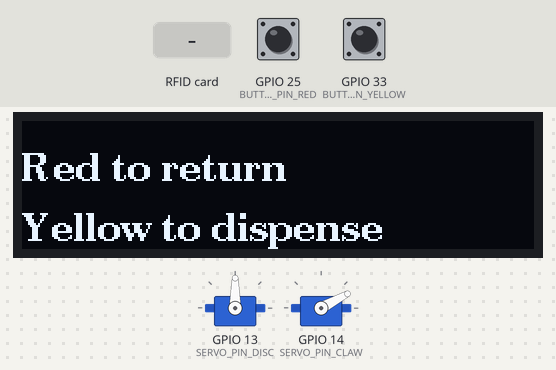
A sketch run on a simulated ESP32. Shown: 2 × servo, 256×64 one-colour display. The test bench sets the inputs (shaded band); at power-on: GPIO 25 (BUTTON_PIN_RED) HIGH, GPIO 33 (BUTTON_PIN_YELLOW) HIGH. WiFi joins after 1.5 s; servers stay silent unless stated; uploads are accepted with an empty reply.

Above: at 2.9 s.
3.0 s: GPIO 25 (BUTTON_PIN_RED) pulled LOW for 0.15 s
At 4.3 s:
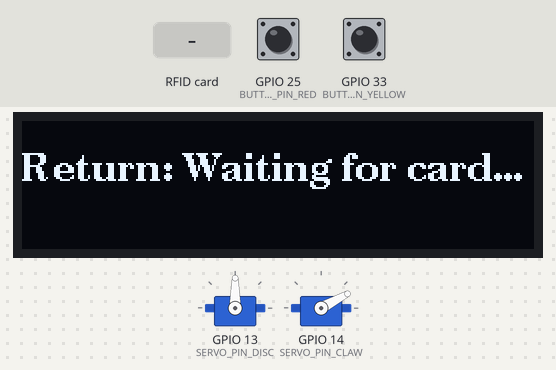
4.6 s: RFID card 5E 7A 19 C4 held to the reader
At 5.0 s:
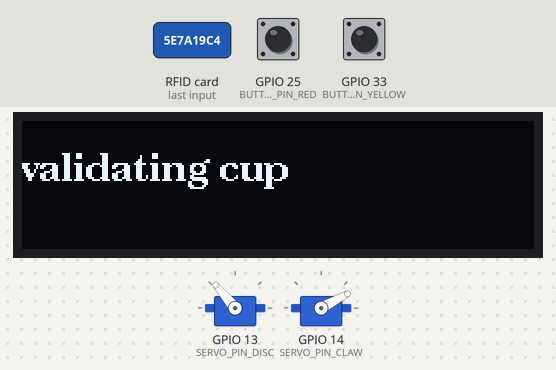
7.6 s: RFID card 5E 7A 19 C4 held to the reader
At 8.2 s:
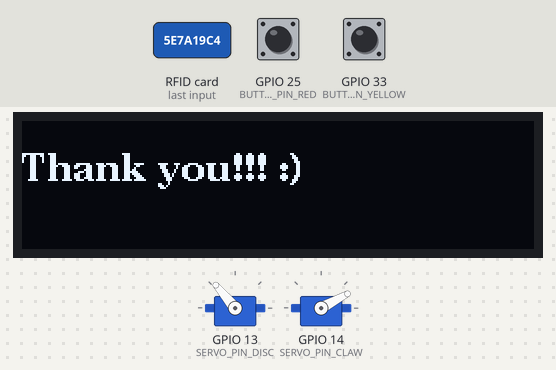
10.6 s: GPIO 33 (BUTTON_PIN_YELLOW) pulled LOW for 3.2 s
At 13.9 s:
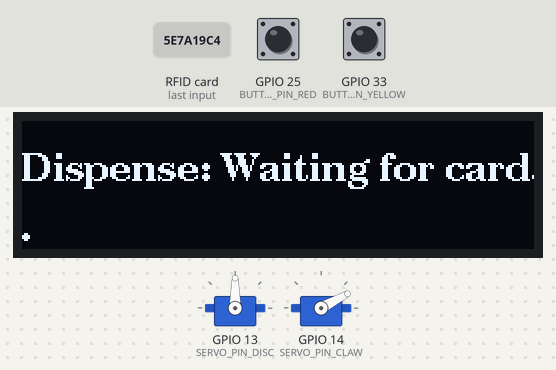
15.3 s: RFID card 5E 7A 19 C4 held to the reader
At 16.4 s:
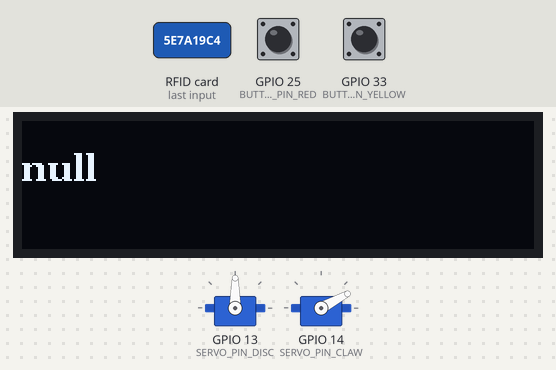
Timing chart, 0 to 18.3 s (numbered marks = the images above; inputs shaded):
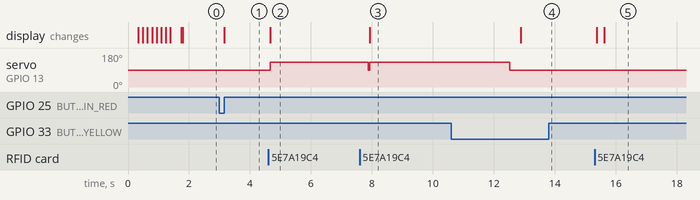

Measured:
- after the input at 3.0 s, the display: changes after 0.16 s (image 1)
- after the input at 4.6 s, servo on GPIO 13 (SERVO_PIN_DISC): 90° → 130° after 0.07 s; the display: first differs from a run without the input after 0.07 s (image 2)
- after the input at 7.6 s, the display: first differs from a run without the input after 0.33 s (image 3)
- after the input at 10.6 s, the display: changes after 2.3 s (image 4)
- after the input at 15.3 s, the display: first changes after 0.07 s (image 5 shows a later state)

The sketch:

HCM_final.ino
```cpp
// libraries
#include <WiFi.h>
#include <HTTPClient.h>
#include <ArduinoJson.h>
#include <U8g2lib.h>
#include <Wire.h>
#include <SPI.h>
#include <MFRC522.h>
#include <ESP32Servo.h>
#include <qrcode.h>

// defining pins
// Button pins
#define BUTTON_PIN_RED       25 //red
#define BUTTON_PIN_YELLOW    33 // yellow

// Motor pins
#define SERVO_PIN_DISC       13   // brown
#define SERVO_PIN_CLAW       14   // blue
#define DISC_SPEED           40   // speed
#define START_POSITION       28   // starting position of claw
#define OPEN_ANGLE           10  // open angle of claw

// RFID reader pins
#define RST_PIN           26
#define SS_PIN_RFID_CARD  32
#define SS_PIN_RFID_CUP   5
#define MISO_PIN          19
#define MOSI_PIN          23
#define SCK_PIN           18

// OLED screen pins:
#define SCL_PIN           22
#define SDA_PIN           21


// location pins
//#define NFC_LOC_PIN
//#define DROPDOWN_LOC_PIN
//#define IN_OUT_LOC_PIN


bool isYellowPressed = false;
bool isRedPressed = false;
unsigned long cardUID = 0; // Store the card UID as an unsigned long

//Wifi network and password
const char* ssid = "Mats-hotspot";
const char* password = "quackquack";

//API end point
char* dispense_api = "https://happycup.iran.liara.run/api/dispense/12345678?uni_id=";
char* return_api = "https://happycup.iran.liara.run/api/return/12345678?uni_id=";


// defining objects
//OLED display
U8G2_SH1122_256X64_F_HW_I2C u8g2(U8G2_R0, /* reset=*/ U8X8_PIN_NONE);
// servo motors
Servo servo_disc;
Servo servo_claw;
// RFID readers
MFRC522 mfrc522_card(SS_PIN_RFID_CARD, RST_PIN);
MFRC522 mfrc522_cup(SS_PIN_RFID_CUP, RST_PIN);

//functions

void displayMessage(String message, int cutoff) {
  u8g2.clearBuffer();
  const char* text = message.c_str();
  u8g2.setCursor(0, 30);
  if (message.length() < cutoff) {
    u8g2.print(message);
    u8g2.sendBuffer();
    return;
  }
  for (int i = 0; i < cutoff; i++) {
    u8g2.print(text[i]);
  }
  u8g2.setCursor(0, 60);
  for (int i = cutoff; i < message.length(); i++) {
    u8g2.print(text[i]);
  }
  u8g2.sendBuffer();
}

void drawSizedPixel(int x, int y, int size) {
  for (int yOff = 0; yOff < size; yOff++) {
    for (int xOff = 0; xOff < size; xOff++) {
      u8g2.drawPixel(x + xOff, y + yOff);
    }
  }
}

void displayQRCode(String text, int xOff, int size) {
  u8g2.clearBuffer();
  QRCode qrcode;

  // Allocate a chunk of memory to store the QR code
  uint8_t qrcodeBytes[qrcode_getBufferSize(3)];


  qrcode_initText(&qrcode, qrcodeBytes, 3, ECC_LOW, text.c_str());
  for (int y = 0; y < qrcode.size; y++) {
    for (int x = 0; x < qrcode.size; x++) {
        if (qrcode_getModule(&qrcode, x, y)) {
          drawSizedPixel(size * x + xOff, size * y, size);
        }
    }
  }
  u8g2.sendBuffer();
}

bool sendRequest(bool return_cup, String user_id, String cup_id) {
  // sending request
  HTTPClient http;
  http.useHTTP10(true);
  String endpoint = "";
  if (return_cup) {
    endpoint = return_api + user_id;
    http.begin(endpoint.c_str());
    http.GET();
    String result = http.getString();
    return true;
  } else {
    endpoint = dispense_api + user_id;
    http.begin(endpoint.c_str());
  }
  http.GET();
  String result = http.getString();
  bool valid = false;
  //convert it to json format
  DynamicJsonDocument doc(2048);
  DeserializationError error = deserializeJson(doc, result);
  String status = doc["status"];
  displayMessage(doc["message"], 28);
  if (status == "success") {
    valid = true;
  } else {
    delay(4000);
    displayQRCode(doc["url"], 0, 2);
    delay(11000);
  }
  delay(4000);

  //I currently don't handle the json stuff. and just return it as a string
  return valid;
}

void setup() {
  // initialise servo motors
  servo_disc.setPeriodHertz(50);
	servo_disc.attach(SERVO_PIN_DISC, 500, 2500);
  servo_claw.setPeriodHertz(50);
	servo_claw.attach(SERVO_PIN_CLAW, 500, 2500);

  //make input pins
  pinMode(BUTTON_PIN_YELLOW, INPUT_PULLUP);
  pinMode(BUTTON_PIN_RED, INPUT_PULLUP);

  // Initialize the display
  u8g2.begin();

  // Set font and size
  u8g2.setFont(u8g2_font_ncenB14_tr);


  // Initialize the MFRC522 reader
  SPI.begin();        // Initialize SPI bus
  mfrc522_card.PCD_Init(); // Initialize MFRC522
  mfrc522_cup.PCD_Init(); // Initialize MFRC522

  Serial.begin(115200);

  //Set up wifi
  WiFi.begin(ssid, password, 6);
  displayMessage("connecting to network", 28);
  while (WiFi.status() != WL_CONNECTED) {
    delay(100);
    u8g2.print(".");
    u8g2.sendBuffer();
  }
  displayMessage("Connected to network", 28);
  servo_claw.write(START_POSITION);
}

String scan_card(MFRC522 mfrc522) {
  String uid = "";
  if (mfrc522.PICC_IsNewCardPresent() && mfrc522.PICC_ReadCardSerial()) {
    for (byte i = 0; i < mfrc522.uid.size; i++) {
      uid += String(mfrc522.uid.uidByte[i], HEX);
    }
    mfrc522.PICC_HaltA(); // Halt the card
  }
  return uid;
}

void release_cup() {
    servo_claw.write(START_POSITION + OPEN_ANGLE);
    delay(400);
    servo_claw.write(START_POSITION);
}

void dispense_sequence() {
  displayMessage("Getting cup...", 28);
  release_cup();
  delay(1000);
  servo_disc.write(90 + DISC_SPEED);
  delay(3600);
  servo_disc.write(90);
  delay(1000);
  servo_disc.write(90 - DISC_SPEED);
  delay(3600);
  servo_disc.write(90);
  displayMessage("Enjoy your cup ;)", 28);
  delay(2000);
}

bool cup_scan() {
  bool loop = true;
  bool is_valid = false;
  unsigned long startTime = millis();
  while (millis() - startTime < 10000) {
    String cup = scan_card(mfrc522_cup);
    if (cup.compareTo("") > 0) {
      //is_valid = sendRequest(true, "1", "1");
      is_valid = true;
      break;
    }
  }
  return is_valid;
}

bool return_sequence() {
  servo_disc.write(90 + DISC_SPEED);
  delay(3200); //waiting for positional switch
  servo_disc.write(90);

  bool is_valid_cup = cup_scan();
  if (is_valid_cup) {
    displayMessage("Thank you!!! :)", 28);
    servo_disc.write(90 + DISC_SPEED);
    delay(4600);
    servo_disc.write(90);
    return true;
  }
  displayMessage("invalid cup >:(", 28);
  servo_disc.write(90 - DISC_SPEED);
  delay(3200);
  servo_disc.write(90);
  return false;
}


void loop() {
  // Check button states
  if (digitalRead(BUTTON_PIN_YELLOW) == LOW || isYellowPressed) {
    // Yellow button pressed
    isYellowPressed = true;
    isRedPressed = false;
    displayMessage("Dispense: Waiting for card...", 28);
  } else if (digitalRead(BUTTON_PIN_RED) == LOW || isRedPressed) {
    isRedPressed = true;
    isYellowPressed = false;
    displayMessage("Return: Waiting for card...", 28);
  } else {
    displayMessage("Red to return Yellow to dispense", 14);
  }
  if (isYellowPressed || isRedPressed) {
    unsigned long startTime = millis();
    while (millis() - startTime < 3000) {
      String uid = scan_card(mfrc522_card);
      if (uid.compareTo("") > 0) {
        if (isRedPressed) {
          displayMessage("validating cup", 28);

          bool returned_cup = return_sequence();
          if (returned_cup) {
            sendRequest(true, uid, "");
          }
        } else {
          displayMessage("checking credits", 28);
          bool sufficient_credits = sendRequest(false, uid, "");
          if (sufficient_credits) {
            dispense_sequence();
          }
        }
        isYellowPressed = false;
        isRedPressed = false;
        break;
      }
    }
  }
  // Look for new cards
  delay(100); // Delay for smoother display update
}
```
